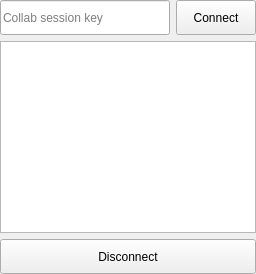
             <widget class="QWidget" name="collab_connect_tab">
              <attribute name="title">
               <string>Connect</string>
              </attribute>
              <layout class="QVBoxLayout" name="collab_connect_tab_2">
               <property name="leftMargin">
                <number>0</number>
               </property>
               <property name="topMargin">
                <number>0</number>
               </property>
               <property name="rightMargin">
                <number>0</number>
               </property>
               <property name="bottomMargin">
                <number>0</number>
               </property>
               <item>
                <widget class="QWidget" name="connect_session_widget" native="true">
                 <layout class="QHBoxLayout" name="connect_session_widget_lay">
                  <property name="leftMargin">
                   <number>0</number>
                  </property>
                  <property name="topMargin">
                   <number>0</number>
                  </property>
                  <property name="rightMargin">
                   <number>0</number>
                  </property>
                  <property name="bottomMargin">
                   <number>0</number>
                  </property>
                  <item>
                   <widget class="QLineEdit" name="collab_session_key_box">
                    <property name="minimumSize">
                     <size>
                      <width>0</width>
                      <height>35</height>
                     </size>
                    </property>
                    <property name="placeholderText">
                     <string>Collab session key</string>
                    </property>
                   </widget>
                  </item>
                  <item>
                   <widget class="QPushButton" name="connect_to_session_button">
                    <property name="minimumSize">
                     <size>
                      <width>70</width>
                      <height>35</height>
                     </size>
                    </property>
                    <property name="text">
                     <string>Connect</string>
                    </property>
                   </widget>
                  </item>
                 </layout>
                </widget>
               </item>
               <item>
                <widget class="QTextBrowser" name="collab_connect_logs"/>
               </item>
               <item>
                <widget class="QPushButton" name="collab_disconnect_button">
                 <property name="minimumSize">
                  <size>
                   <width>0</width>
                   <height>35</height>
                  </size>
                 </property>
                 <property name="text">
                  <string>Disconnect</string>
                 </property>
                </widget>
               </item>
              </layout>
             </widget>
